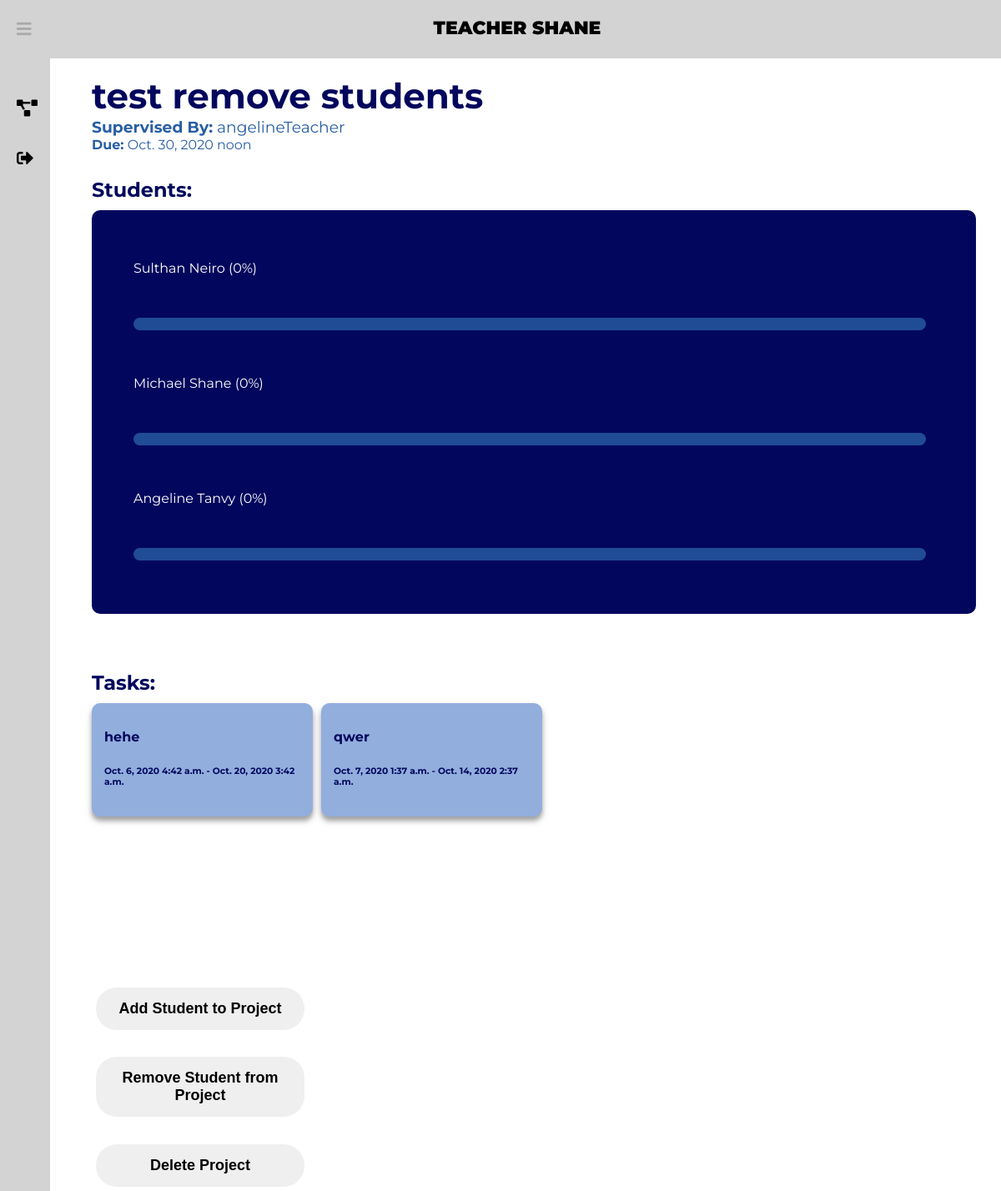
Before: /dashboard/project-info/17/ (signed in) with the older database file.
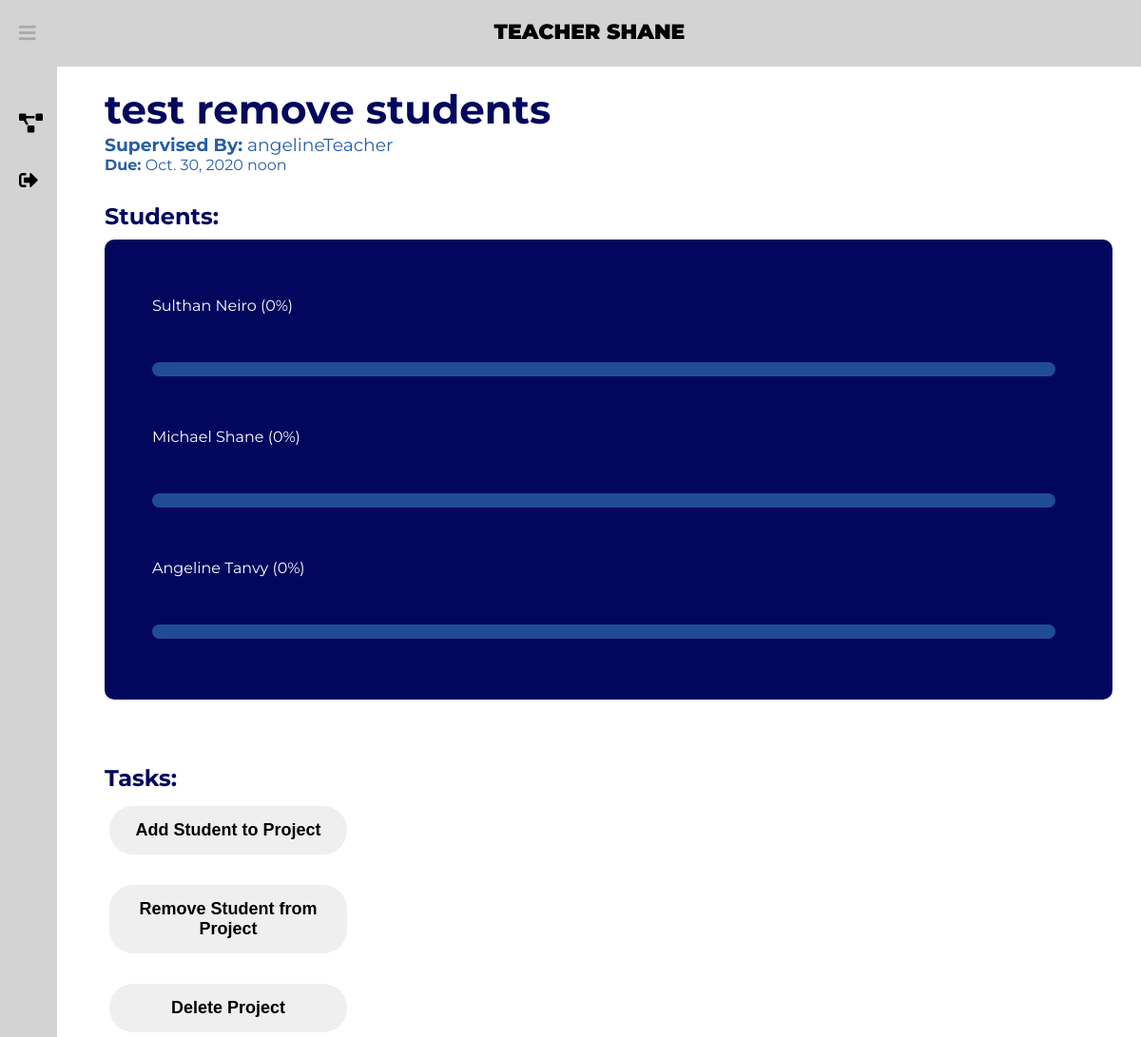
After: the same page with the newer database file.
### projects/models.py (models this page shows, shortened)
class Task(models.Model):
    taskname = models.CharField(max_length=50)
    taskdesc = models.TextField(max_length=500)
    sourceproject = models.ForeignKey(Project, default=None, on_delete=models.CASCADE)
    task_done = models.BooleanField(default=False)
    start_date = models.DateField(default=None)
    start_time = models.TimeField(default=None)
    due_date = models.DateField(default=None)
    due_time = models.TimeField(default=None)
    difficulty = models.PositiveIntegerField(default=1)
    class Meta:
        verbose_name = "Task"
    def __str__(self):
        return str(self.taskname)

### projects/views.py (the view)
# urls.py: path('dashboard/project-info/<int:project>/', project_views.project_info, name='project-info'),
@login_required(login_url="/signin")
def project_info(response, project):
    student_names = []
    students = []
    times = []
    prop = []
    project = Project.objects.filter(pk=project)[0]
    projectStudents = ProjectStudents.objects.filter(project=project)
    tasks = Task.objects.filter(sourceproject=project.id)
    if response.user.is_staff:
        AccountType = "Teacher"
    else:
        AccountType = "Student"
    if len(projectStudents) > 0:
        for i in projectStudents:
            student_names.append(i.student.get_full_name())
            students.append(i.student)
    for student in students:
        total_time = 0
        studentTasks = TaskStudents.objects.filter(student=student)
        for studentTask in studentTasks:
            task = studentTask.task
            if task.sourceproject == project:
                total_time += studentTask.time * task.difficulty * 0.2
        times.append(total_time)
    total_time = sum(times)
    for i in range(len(times)):
        if total_time > 0:
            prop.append(round(times[i] / total_time * 100, 2))
        else:
            prop.append(0)
    for i in range(len(student_names)):
        student_names[i] = student_names[i] + " (" + str(prop[i]) + "%)"
    data = zip(student_names, prop)
    arg = {"FirstName": response.user.first_name.capitalize,
           "FullName": response.user.get_full_name,
           "Project": project,
           "Data": data,
           "AccountType": AccountType,
           "Tasks": tasks,
           "checkTeacher": response.user.is_staff
           }
    response.session['project_id'] = project.title
    response.session['project_redirect'] = project.id
    r = close_project(response, project.id)
    if r:
        return redirect('/dashboard')
    return render(response, "ProjectInfo.html", arg)

### projects/views.py (called while the page is built)
@login_required(login_url="/signin")
def close_project(response, project):
    project = Project.objects.filter(pk=project)[0]
    curr = Project.objects.filter(id=project.id)[0]
    retVal = False
    if response.method == 'GET':
        if response.GET.get('yesbtn'):
            curr.delete()
            retVal = True
    return retVal

### projects/templates/ProjectInfo.html (shortened to what this page needs)
<!DOCTYPE html>
<html lang="en">
{% extends 'newbase.html' %}
{% load static %}
{% block content %}
<body>
<link rel="stylesheet" type="text/css" href="{% static 'projectinfo/projectinfo.css' %}">
{% block header %} {{ AccountType }} {{ FirstName }} {% endblock %}
<div class="container">
    <div class="Project">
        <h1 id="projectTitle"><a>{{ Project.title }}</a></h1>
        <h3 id ="projectDesc"><b>Supervised By:</b> {{ Project.supervisor }}</h3>
        <h4 id ="projectDesc"><b>Due:</b> {{ Project.due_date }} {{ Project.due_time }}</h4>
        <h4 id="subtitle">Students:</h4>
        <div class = "studentContribution">
            {% for student, time in Data %}
            <ul>
                <li>{{student}}</li>
                <li id="percentBar"><div class="movingBar" style="width: calc(100% * {{time}} / 105);"></div>|</li>
            </ul>
            {% endfor %}
        </div>
        <br><br>
        <h3 id="subtitle"> Tasks: </h3>
        <div class="grid-container">
        {% for t in Tasks %}
            <a id="box" href="/dashboard/task-info/{{ t.id }}/">
                <div class="grid-item">
                    <h4>{{ t }}</h4>
                    <h6>{{ t.start_date }} {{ t.start_time }} - {{ t.due_date }} {{ t.due_time }}</h6>
                </div>
            </a>
        {% endfor %}
        </div>
    {% if checkTeacher == True %}
        <button onclick="location.href = '/dashboard/assign-students/' + {{ Project.id }} +'/'">
                Add Student to Project
        </button>
        <button onclick="location.href = '/dashboard/remove-students/' + {{ Project.id }} +'/'">
            Remove Student from Project
        </button>
        <button id="deleteProject" style="display: {{ button_display }};">
            Delete Project
        </button>
    {% endif %}
    </div>
</div>
</body>
{% endblock %}

Changed rows visible on the page:
removed Task: taskname "hehe", start_date "Oct. 6, 2020", start_time "4:42 a.m.", due_date "Oct. 20, 2020", due_time "3:42 a.m."
removed Task: taskname "qwer", start_date "Oct. 7, 2020", start_time "1:37 a.m.", due_date "Oct. 14, 2020", due_time "2:37 a.m."
